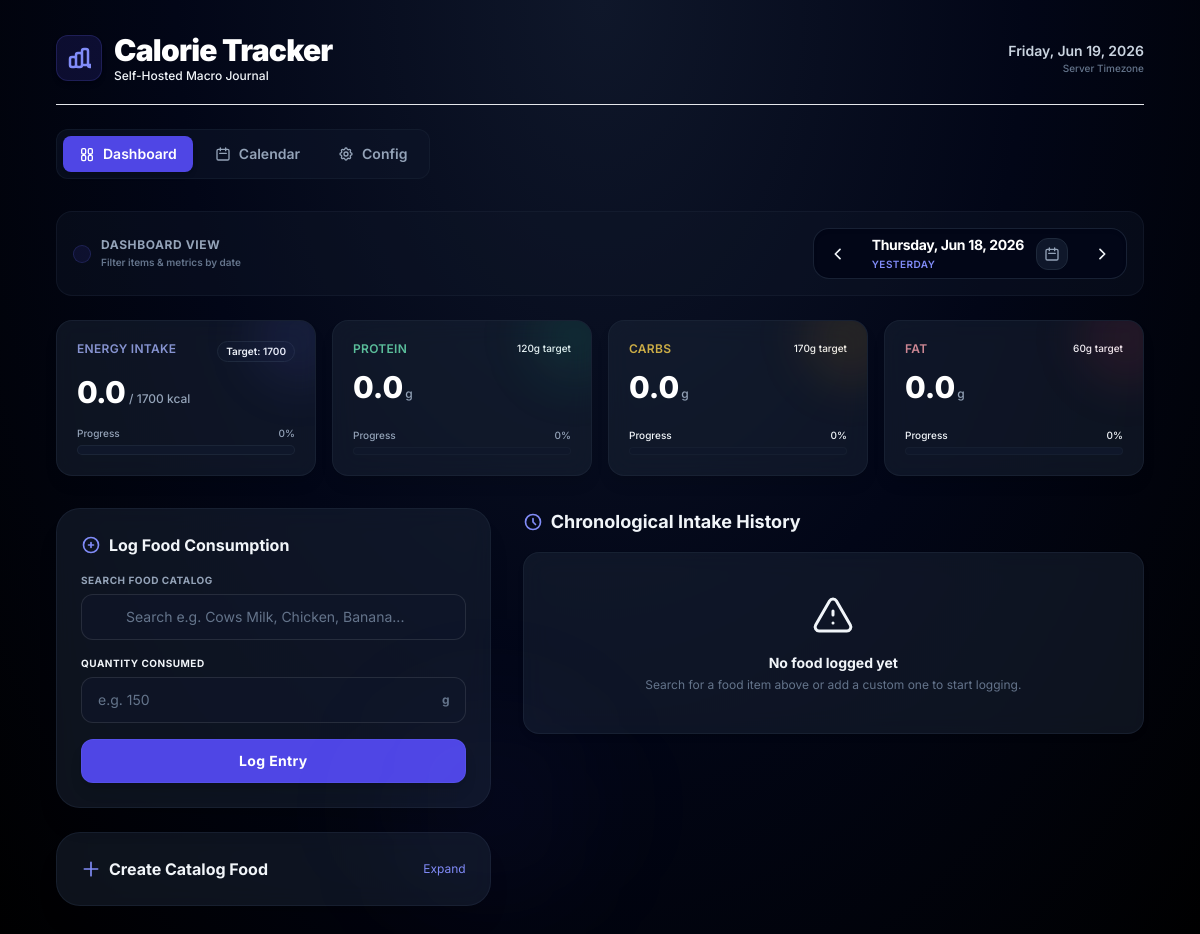
The page /?date=2026-06-18 on the database its author committed.
### tables this page shows
CREATE TABLE targets (
        key TEXT PRIMARY KEY,
        value REAL NOT NULL
    );

### app/main.py (the view)
@app.get("/", response_class=HTMLResponse)
def index_view(request: Request, date: str = None):
    if not date:
        date = datetime.now().strftime("%Y-%m-%d")
    try:
        date_obj = datetime.strptime(date, "%Y-%m-%d")
    except (ValueError, TypeError):
        date_obj = datetime.now()
        date = date_obj.strftime("%Y-%m-%d")
    prev_date = (date_obj - timedelta(days=1)).strftime("%Y-%m-%d")
    next_date = (date_obj + timedelta(days=1)).strftime("%Y-%m-%d")
    formatted_selected_date = date_obj.strftime("%A, %b %d, %Y")
    today_str = datetime.now().strftime("%Y-%m-%d")
    yesterday_str = (datetime.now() - timedelta(days=1)).strftime("%Y-%m-%d")
    tomorrow_str = (datetime.now() + timedelta(days=1)).strftime("%Y-%m-%d")
    if date == today_str:
        selected_day_name = "Today"
    elif date == yesterday_str:
        selected_day_name = "Yesterday"
    elif date == tomorrow_str:
        selected_day_name = "Tomorrow"
    else:
        selected_day_name = date_obj.strftime("%A")
    conn = get_db_connection()
    metrics = get_daily_metrics(conn, date)
    history = get_grouped_history(conn, date)
    conn.close()
    return templates.TemplateResponse(request, "index.html", {
        "metrics": metrics,
        "history": history,
        "active_tab": "dashboard",
        "selected_date": date,
        "formatted_selected_date": formatted_selected_date,
        "selected_day_name": selected_day_name,
        "prev_date": prev_date,
        "next_date": next_date,
        "today_date": today_str
    })

### app/templates/index.html (shortened to what this page needs)
{% extends "base.html" %}
{% block content %}
    <div hx-boost="true" class="flex flex-col sm:flex-row justify-between items-center gap-4 mb-6 bg-slate-900/40 border border-slate-800/40 p-4 rounded-2xl">
        <div class="flex items-center gap-2.5">
            <div class="p-2 bg-indigo-600/10 rounded-xl border border-indigo-500/20 text-indigo-400">
            </div>
            <div>
                <span class="text-xs font-bold text-slate-400 uppercase tracking-wider block">Dashboard View</span>
                <span class="text-[10px] font-semibold text-slate-500 block mt-0.5">Filter items & metrics by date</span>
            </div>
        </div>
        <div class="flex items-center bg-slate-950 border border-slate-800/80 p-1.5 rounded-2xl shadow-inner gap-1">
            <a href="/?date={{ prev_date }}" class="p-2.5 rounded-xl hover:bg-slate-900 text-slate-450 hover:text-white transition-colors" title="Previous Day">
                <svg xmlns="http://www.w3.org/2000/svg" class="h-4 w-4" fill="none" viewBox="0 0 24 24" stroke="currentColor">
                    <path stroke-linecap="round" stroke-linejoin="round" stroke-width="2.5" d="M15 19l-7-7 7-7" />
                </svg>
            </a>
            <div class="flex items-center gap-3 px-3 min-w-[210px] justify-between">
                <div class="text-left">
                    <span class="text-sm font-bold text-white block tracking-tight">{{ formatted_selected_date }}</span>
                    <span class="text-[10px] font-semibold text-indigo-400 uppercase tracking-wider block mt-0.5">{{ selected_day_name }}</span>
                </div>
                <div class="relative w-8 h-8 flex items-center justify-center rounded-xl bg-slate-900 border border-slate-800 hover:border-slate-700 hover:text-indigo-400 text-slate-400 transition-all cursor-pointer">
                    <svg xmlns="http://www.w3.org/2000/svg" class="h-4 w-4" fill="none" viewBox="0 0 24 24" stroke="currentColor">
                        <path stroke-linecap="round" stroke-linejoin="round" stroke-width="2" d="M8 7V3m8 4V3m-9 8h10M5 21h14a2 2 0 002-2V7a2 2 0 00-2-2H5a2 2 0 00-2 2v12a2 2 0 002 2z" />
                    </svg>
                </div>
            </div>
            <a href="/?date={{ next_date }}" class="p-2.5 rounded-xl hover:bg-slate-900 text-slate-450 hover:text-white transition-colors" title="Next Day">
                <svg xmlns="http://www.w3.org/2000/svg" class="h-4 w-4" fill="none" viewBox="0 0 24 24" stroke="currentColor">
                    <path stroke-linecap="round" stroke-linejoin="round" stroke-width="2.5" d="M9 5l7 7-7 7" />
                </svg>
            </a>
        </div>
    </div>
    <div id="metrics-panel" class="grid grid-cols-1 sm:grid-cols-2 lg:grid-cols-4 gap-4 mb-8">
        {% include "metrics.html" %}
    </div>
    <div class="grid grid-cols-1 lg:grid-cols-12 gap-8">
        <div class="lg:col-span-5 space-y-6">
            <div class="glass-panel p-6 rounded-3xl border border-slate-800/60 shadow-xl relative z-20">
                <div class="absolute -right-24 -bottom-24 w-48 h-48 bg-indigo-500/5 rounded-full blur-3xl pointer-events-none"></div>
                <h2 class="text-base font-bold text-slate-100 mb-4 flex items-center gap-2">
                    <svg xmlns="http://www.w3.org/2000/svg" class="h-5 w-5 text-indigo-400" fill="none" viewBox="0 0 24 24" stroke="currentColor">
                        <path stroke-linecap="round" stroke-linejoin="round" stroke-width="2" d="M12 9v3m0 0v3m0-3h3m-3 0H9m12 0a9 9 0 11-18 0 9 9 0 0118 0z" />
                    </svg>
                    Log Food Consumption
                </h2>
                <form hx-post="/log/add" hx-target="#history-panel" hx-swap="innerHTML" class="space-y-4" onsubmit="clearLogForm()">
                    <div class="relative">
                        <label class="block text-[10px] font-bold text-slate-400 uppercase tracking-wider mb-1.5">Search Food Catalog</label>
                        <div class="relative">
                            <input
                                type="text"
                                id="log-food-search"
                                name="search_query"
                                placeholder="Search e.g. Cows Milk, Chicken, Banana..."
                                class="w-full px-4 py-3 pl-11 rounded-xl glass-input text-slate-100 text-sm placeholder-slate-500"
                                hx-post="/search"
                                hx-trigger="keyup changed delay:150ms"
                                hx-target="#search-results"
                                autocomplete="off"
                                onfocus="showDropdown()"
                            >
                            <div class="absolute inset-y-0 left-0 pl-4 flex items-center pointer-events-none">
                            </div>
                        </div>
                    </div>
                    <div class="flex gap-4">
                        <div class="flex-1">
                            <label class="block text-[10px] font-bold text-slate-450 uppercase tracking-wider mb-1.5">Quantity consumed</label>
                            <div class="relative">
                                <input
                                    type="number"
                                    id="log-quantity"
                                    name="quantity"
                                    step="any"
                                    min="0.01"
                                    placeholder="e.g. 150"
                                    required
                                    class="w-full px-4 py-3 pr-12 rounded-xl glass-input text-slate-100 text-sm placeholder-slate-500"
                                >
                                <div class="absolute inset-y-0 right-0 pr-4 flex items-center pointer-events-none">
                                    <span id="quantity-unit" class="text-xs font-bold text-slate-500">g</span>
                                </div>
                            </div>
                        </div>
                    </div>
                    <button
                        type="submit"
                        class="w-full h-11 rounded-xl bg-indigo-600 hover:bg-indigo-500 text-white font-bold text-sm tracking-wide shadow-lg hover:shadow-indigo-500/20 active:translate-y-0.5 transition-all duration-150 flex items-center justify-center border border-indigo-500/30"
                    >
                        Log Entry
                    </button>
                </form>
            </div>
            <details class="group glass-panel rounded-3xl border border-slate-800/60 p-6 shadow-xl relative z-10 overflow-hidden transition-all duration-200">
                <summary class="list-none flex justify-between items-center cursor-pointer select-none">
                    <h2 class="text-base font-bold text-slate-100 flex items-center gap-2">
                        <svg xmlns="http://www.w3.org/2000/svg" class="h-5 w-5 text-indigo-400 group-open:rotate-45 transition-transform duration-200" fill="none" viewBox="0 0 24 24" stroke="currentColor">
                            <path stroke-linecap="round" stroke-linejoin="round" stroke-width="2" d="M12 4v16m8-8H4" />
                        </svg>
                        Create Catalog Food
                    </h2>
                    <span class="text-xs text-indigo-400 group-open:hidden">Expand</span>
                </summary>
            </details>
        </div>
        <div class="lg:col-span-7">
            <h2 class="text-lg font-bold text-slate-100 mb-4 flex items-center gap-2">
                <svg xmlns="http://www.w3.org/2000/svg" class="h-5 w-5 text-indigo-400" fill="none" viewBox="0 0 24 24" stroke="currentColor">
                    <path stroke-linecap="round" stroke-linejoin="round" stroke-width="2" d="M12 8v4l3 3m6-3a9 9 0 11-18 0 9 9 0 0118 0z" />
                </svg>
                Chronological Intake History
            </h2>
            <div id="history-panel">
                {% include "logs.html" %}
            </div>
        </div>
    </div>
{% endblock %}

### app/templates/metrics.html (shortened to what this page needs)
<div class="glass-panel p-5 rounded-2xl relative overflow-hidden flex flex-col justify-between min-h-[140px] border border-slate-800/60 shadow-lg">
    <div class="absolute -right-8 -top-8 w-24 h-24 bg-indigo-500/10 rounded-full blur-xl glow-glow"></div>
    <div>
        <div class="flex justify-between items-start">
            <span class="text-xs font-semibold tracking-wide uppercase text-indigo-300/80">Energy Intake</span>
            <span class="text-[10px] px-2 py-0.5 rounded-full bg-slate-900 text-slate-350 font-semibold border border-slate-800">
                Target: {{ metrics.targets.calories | int }}
            </span>
        </div>
        <div class="mt-3 flex items-baseline gap-1">
            <span class="text-3xl font-extrabold tracking-tight text-white">{{ metrics.totals.calories }}</span>
            <span class="text-xs text-slate-400 font-medium">/ {{ metrics.targets.calories | int }} kcal</span>
        </div>
    </div>
    <div class="mt-4">
        <div class="flex justify-between text-[10px] mb-1 font-medium text-slate-400">
            <span>Progress</span>
            <span>{{ metrics.percentages.calories }}%</span>
        </div>
        <div class="w-full bg-slate-900 rounded-full h-2.5 p-0.5 border border-slate-800/80 overflow-hidden">
        </div>
    </div>
</div>
<div class="glass-panel p-5 rounded-2xl relative overflow-hidden flex flex-col justify-between min-h-[140px] border border-slate-800/60 shadow-lg">
    <div class="absolute -right-8 -top-8 w-24 h-24 bg-emerald-500/10 rounded-full blur-xl glow-glow"></div>
    <div>
        <div class="flex justify-between items-start">
            <span class="text-xs font-semibold tracking-wide uppercase text-emerald-300/80">Protein</span>
            <span class="text-[10px] text-slate-450 font-medium">{{ metrics.targets.protein | int }}g target</span>
        </div>
        <div class="mt-3 flex items-baseline gap-0.5">
            <span class="text-3xl font-extrabold text-white">{{ metrics.totals.protein }}</span>
            <span class="text-xs text-slate-400 font-medium">g</span>
        </div>
    </div>
    <div class="mt-4">
        <div class="flex justify-between text-[10px] mb-1 font-medium text-slate-400">
            <span>Progress</span>
            <span>{{ metrics.percentages.protein }}%</span>
        </div>
        <div class="w-full bg-slate-900 rounded-full h-2 overflow-hidden border border-slate-800/40">
        </div>
    </div>
</div>
<div class="glass-panel p-5 rounded-2xl relative overflow-hidden flex flex-col justify-between min-h-[140px] border border-slate-800/60 shadow-lg">
    <div class="absolute -right-8 -top-8 w-24 h-24 bg-amber-500/10 rounded-full blur-xl glow-glow"></div>
    <div>
        <div class="flex justify-between items-start">
            <span class="text-xs font-semibold tracking-wide uppercase text-amber-300/80">Carbs</span>
            <span class="text-[10px] text-slate-450 font-medium">{{ metrics.targets.carbs | int }}g target</span>
        </div>
        <div class="mt-3 flex items-baseline gap-0.5">
            <span class="text-3xl font-extrabold text-white">{{ metrics.totals.carbs }}</span>
            <span class="text-xs text-slate-400 font-medium">g</span>
        </div>
    </div>
    <div class="mt-4">
        <div class="flex justify-between text-[10px] mb-1 font-medium text-slate-450">
            <span>Progress</span>
            <span>{{ metrics.percentages.carbs }}%</span>
        </div>
        <div class="w-full bg-slate-900 rounded-full h-2 overflow-hidden border border-slate-800/40">
        </div>
    </div>
</div>
<div class="glass-panel p-5 rounded-2xl relative overflow-hidden flex flex-col justify-between min-h-[140px] border border-slate-800/60 shadow-lg">
    <div class="absolute -right-8 -top-8 w-24 h-24 bg-rose-500/10 rounded-full blur-xl glow-glow"></div>
    <div>
        <div class="flex justify-between items-start">
            <span class="text-xs font-semibold tracking-wide uppercase text-rose-300/80">Fat</span>
            <span class="text-[10px] text-slate-450 font-medium">{{ metrics.targets.fat | int }}g target</span>
        </div>
        <div class="mt-3 flex items-baseline gap-0.5">
            <span class="text-3xl font-extrabold text-white">{{ metrics.totals.fat }}</span>
            <span class="text-xs text-slate-400 font-medium">g</span>
        </div>
    </div>
    <div class="mt-4">
        <div class="flex justify-between text-[10px] mb-1 font-medium text-slate-450">
            <span>Progress</span>
            <span>{{ metrics.percentages.fat }}%</span>
        </div>
        <div class="w-full bg-slate-900 rounded-full h-2 overflow-hidden border border-slate-800/40">
        </div>
    </div>
</div>

### app/static/css/style.css (style rules this page uses)
:root { --glass-bg: rgba(30, 41, 59, 0.45); --glass-border: rgba(255, 255, 255, 0.08); }
.glass-panel { background: var(--glass-bg); backdrop-filter: blur(12px); -webkit-backdrop-filter: blur(12px); border: 1px solid var(--glass-border); }
.glass-input { background: rgba(15, 23, 42, 0.6); border: 1px solid rgba(255, 255, 255, 0.1); transition: all 0.2s cubic-bezier(0.4, 0, 0.2, 1); }
.glow-glow { animation: pulse-glow 8s infinite alternate ease-in-out; }

### rows shown on the page
targets: targets.calories "1700"
targets: targets.protein "120"
targets: targets.carbs "170"
targets: targets.fat "60"

### other values the page prints
{{ selected_day_name }} "YESTERDAY"
{{ metrics.totals.calories }} "0.0"
{{ metrics.percentages.calories }} "0"
{{ metrics.totals.protein }} "0.0"
{{ metrics.percentages.protein }} "0"
{{ metrics.totals.carbs }} "0.0"
{{ metrics.percentages.carbs }} "0"
{{ metrics.totals.fat }} "0.0"
{{ metrics.percentages.fat }} "0"
